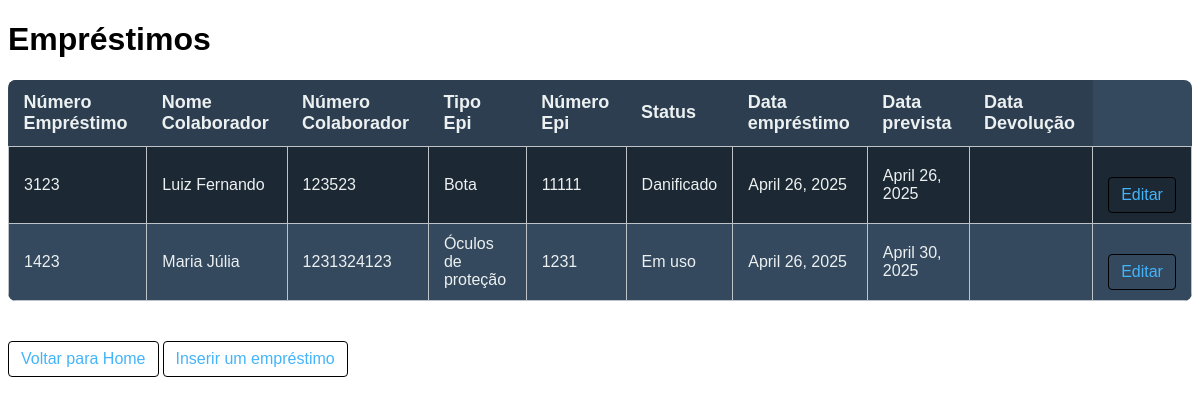
Page /emprestimos/ on the committed database.
### epi_app/models.py (models this page shows, shortened)
class EmprestimoModel(models.Model):
    numero_emprestimo = models.IntegerField(null=False)
    colaborador = models.ForeignKey(ColaboradorModel, on_delete=models.CASCADE)
    epi = models.ForeignKey(EpiModel, on_delete=models.CASCADE)
    data_emprestimo = models.DateField(auto_now_add=True)
    data_prevista = models.DateField(blank=True)
    data_devolucao = models.DateField(null=True, blank=True)
    status = models.CharField(null=False)
    observacao = models.TextField(blank=True)

class ColaboradorModel(models.Model):
    cpf = models.CharField(max_length=14, null=False)
    nome = models.CharField(max_length=100, null=False)
    numero_colaborador = models.IntegerField(null=False)
    setor = models.CharField(max_length=45, null=False)
    cargo = models.CharField(max_length=45)
    telefone = models.CharField(max_length=14)

class EpiModel(models.Model):
    tipo = models.CharField(max_length=100, null=False)
    numero_epi = models.IntegerField(null=False)

### epi_app/views.py (the view)
# urls.py: path('emprestimos/', views.emprestimos, name='emprestimos'),
def emprestimos(request):
    emprestimo = EmprestimoModel.objects.select_related('colaborador', 'epi').all()
    return render(request, 'pages/emprestimos.html', context={'emprestimos': emprestimo})

### epi_app/templates/pages/emprestimos.html (shortened to what this page needs)
{% load static %}
<!DOCTYPE html>
<html lang="pt-br">
<head>
</head>
<body>
  <h1>Empréstimos</h1>
  <table>
    <tr>
      <th>Número Empréstimo </th>
      <th>Nome Colaborador </th>
      <th>Número Colaborador </th>
      <th>Tipo Epi </th>
      <th>Número Epi </th>
      <th>Status </th>
      <th>Data empréstimo </th>
      <th>Data prevista </th>
      <th>Data Devolução </th>
    </tr>
    {% for emprestimo in emprestimos %}
      <tr>
        <td>{{ emprestimo.numero_emprestimo }}</td>
        <td>{{ emprestimo.colaborador.nome }}</td>
        <td>{{ emprestimo.colaborador.numero_colaborador }}</td>
        <td>{{ emprestimo.epi.tipo }}</td>
        <td>{{ emprestimo.epi.numero_epi }}</td>
        <td>{{ emprestimo.status }}</td>
        <td>{{ emprestimo.data_emprestimo }}</td>
        <td>{{ emprestimo.data_prevista }}</td>
        <td>{{ emrestimo.data_devolucao }}</td>
        <td><a class="editar" href="{% url 'atualizar_emprestimo' emprestimo.id %}">Editar</a></td>
      </tr>
    {% empty %}
      <tr><td colspan="5">Nenhum produto encontrado.</td></tr>
    {% endfor %}
  </table>
  <a href="{% url 'base' %}">Voltar para Home</a>
  <a href="{% url 'inserir_emprestimo' %}">Inserir um empréstimo</a>
</body>
</html>

### epi_app/templates/pages/emprestimos.html (style rules this page uses)
h1 { font-family: Arial, sans-serif; }
table { width: 100%; border-collapse: collapse; margin: 20px 0; font-family: Arial, sans-serif; background-color: #34495E; color: #ECF0F1; border-radius: 8px; overflow: hidden; }
th { background-color: #2C3E50; color: #ECF0F1; padding: 12px 15px; text-align: left; font-size: 18px; }
td { padding: 10px 15px; text-align: left; border: 1px solid #BDC3C7; font-size: 16px; }
tr:nth-child(even) { background-color: #1C2833; }
a { text-decoration: none; color: #44b4fa; padding: 8px 12px; margin-top: 20px; display: inline-block; border: 1px solid #000000; border-radius: 4px; transition: background-color 0.3s ease, color 0.3s ease; font-family: Arial, sans-serif; }

### rows in the picture
EmprestimoModel: numero_emprestimo "3123", colaborador.nome "Luiz Fernando", colaborador.numero_colaborador "123523", epi.tipo "Bota", epi.numero_epi "11111", status "Danificado", data_emprestimo "April 26, 2025", data_prevista "April 26, 2025"
EmprestimoModel: numero_emprestimo "1423", colaborador.nome "Maria Júlia", colaborador.numero_colaborador "1231324123", epi.tipo "Óculos de proteção", epi.numero_epi "1231", status "Em uso", data_emprestimo "April 26, 2025", data_prevista "April 30, 2025"
